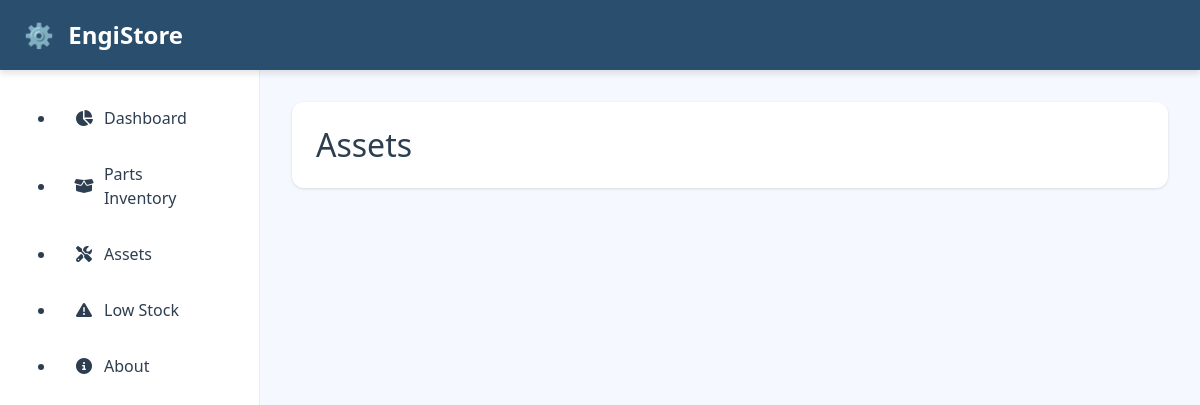
The app's page /assets/, older data.
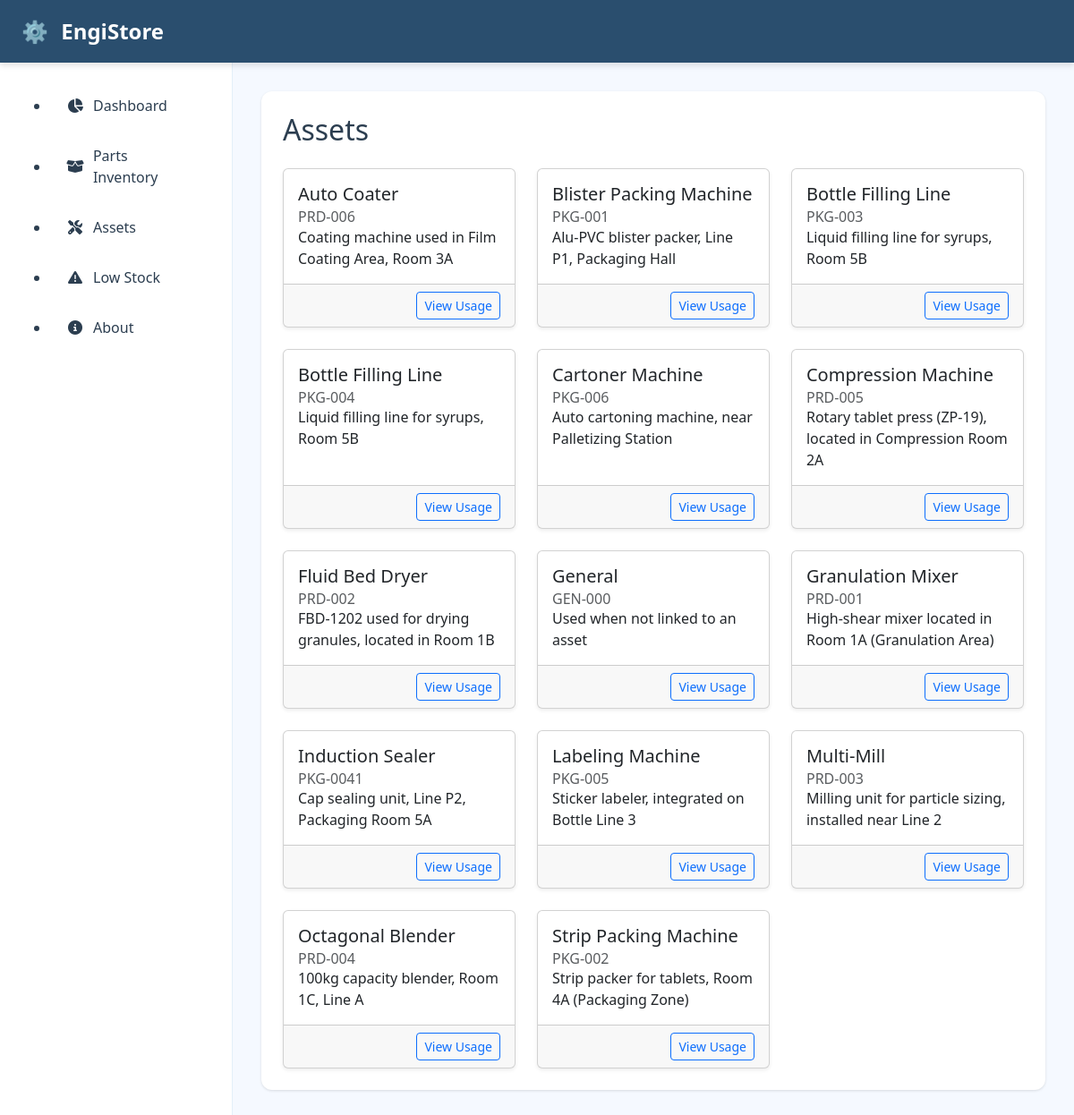
The same page, newer data.
### assets/models.py (models this page shows, shortened)
class Asset(models.Model):
    name = models.CharField(max_length=200)
    code = models.CharField(max_length=100, unique=True)
    description = models.TextField(blank=True)

### assets/views.py (the view)
# urls.py: path('', views.asset_list, name='asset_list'),
def asset_list(request):
    assets = Asset.objects.all().order_by('name')
    return render(request, 'assets/asset_list.html', {
        'assets': assets
    })

### engistore/context_processors.py (called while the page is built)
def global_debug(request):
    return {
        'debug': settings.DEBUG,
    }

### templates/assets/asset_list.html
{% extends 'base.html' %}
{% block content %}
<h2 class="mb-4">Assets</h2>
<div class="row row-cols-1 row-cols-md-2 row-cols-lg-3 g-4">
  {% for asset in assets %}
    <div class="col">
      <div class="card h-100 shadow-sm">
        <div class="card-body">
          <h5 class="card-title">{{ asset.name }}</h5>
          <h6 class="card-subtitle text-muted">
            {{ asset.code }}
          </h6>
          <p class="card-text">
            {{ asset.description|default:"No description." }}
          </p>
        </div>
        <div class="card-footer text-end">
          <a href="{{ asset.id }}/"
             class="btn btn-sm btn-outline-primary">
            View Usage
          </a>
        </div>
      </div>
    </div>
  {% endfor %}
</div>
{% endblock %}

### templates/base.html (shortened to what this page needs)
{% load static %}
<!DOCTYPE html>
<html lang="en">
<head>
  <link href="https://cdn.jsdelivr.net/npm/bootstrap@5.3.3/dist/css/bootstrap.min.css" rel="stylesheet">
  <link rel="stylesheet" href="https://cdnjs.cloudflare.com/ajax/libs/font-awesome/6.4.0/css/all.min.css">
  <link rel="stylesheet" href="{% static 'styles.css' %}">
</head>
<body class="dashboard-layout">
  <div class="container-fluid g-0">
    <nav class="top-navbar px-4" aria-label="Main navigation">
      <div class="d-flex justify-content-between align-items-center h-100">
        <a href="{% url 'dashboard' %}" class="brand-logo">
          <span class="logo-icon">⚙️</span> EngiStore
        </a>
      </div>
    </nav>
    <div class="dashboard-wrapper">
      <aside class="dashboard-sidebar">
        <nav class="sidebar-nav">
          <ul class="nav-list">
            <li><a href="{% url 'dashboard' %}" class="nav-link"><i class="fas fa-chart-pie me-2"></i>Dashboard</a></li>
            <li><a href="{% url 'part_list' %}" class="nav-link"><i class="fas fa-box-open me-2"></i>Parts Inventory</a></li>
            <li><a href="{% url 'asset_list' %}" class="nav-link"><i class="fas fa-tools me-2"></i>Assets</a></li>
            <li><a href="{% url 'part_list' %}?low_stock=1" class="nav-link"><i class="fas fa-exclamation-triangle me-2"></i>Low Stock</a></li>
            <li><a href="{% url 'about' %}" class="nav-link"><i class="fas fa-info-circle me-2"></i>About</a></li>
          </ul>
        </nav>
      </aside>
      <main class="dashboard-content">
        <div class="content-container p-4">
          {% block content %}{% endblock %}
        </div>
      </main>
    </div>
</body>
</html>

### static/styles.css (style rules this page uses)
:root { --primary-blue: #2A4E6E; --secondary-blue: #3A6B95; --accent-blue: #4D8FCE; --light-bg: #F5F9FF; --dark-text: #2C3E50; --sidebar-width: 260px; --topbar-height: 70px; --border-radius: 12px; --shadow-sm: 0 1px 3px rgba(0, 0, 0, 0.12); --shadow-md: 0 4px 6px rgba(0, 0, 0, 0.1); --danger-red: #dc3545; --success-green: #28a745; --warning-yellow: #ffc107; }
body.dashboard-layout { background-color: var(--light-bg); color: var(--dark-text); min-height: 100vh; font-family: 'Segoe UI', system-ui, sans-serif; }
.top-navbar { height: var(--topbar-height); background: var(--primary-blue); box-shadow: var(--shadow-md); position: fixed; top: 0; left: 0; right: 0; z-index: 1000; }
.brand-logo { text-decoration: none; font-weight: 700; font-size: 1.5rem; color: white; transition: opacity 0.2s; }
.logo-icon { margin-right: 8px; }
.dashboard-sidebar { width: var(--sidebar-width); position: fixed; top: var(--topbar-height); bottom: 0; left: 0; background: white; border-right: 1px solid #E3EFF9; padding: 1.5rem; overflow-y: auto; z-index: 900; }
.sidebar-nav .nav-link { padding: 0.75rem 1rem; border-radius: var(--border-radius); color: var(--dark-text); text-decoration: none; display: flex; align-items: center; margin-bottom: 0.5rem; transition: all 0.2s; }
.sidebar-nav .nav-link i { width: 24px; text-align: center; }
.dashboard-content { margin-left: var(--sidebar-width); margin-top: var(--topbar-height); padding: 2rem; min-height: calc(100vh - var(--topbar-height)); }
.content-container { background: white; border-radius: var(--border-radius); box-shadow: var(--shadow-sm); min-height: 100%; }

Row changes from the older to the newer data that the page shows:
added Asset: name "Auto Coater", code "PRD-006", description "Coating machine used in Film Coating Area, Room 3A"
added Asset: name "Blister Packing Machine", code "PKG-001", description "Alu-PVC blister packer, Line P1, Packaging Hall"
added Asset: name "Bottle Filling Line", code "PKG-003", description "Liquid filling line for syrups, Room 5B"
added Asset: name "Bottle Filling Line", code "PKG-004", description "Liquid filling line for syrups, Room 5B"
added Asset: name "Cartoner Machine", code "PKG-006", description "Auto cartoning machine, near Palletizing Station"
added Asset: name "Compression Machine", code "PRD-005", description "Rotary tablet press (ZP-19), located in Compression Room 2A"
added Asset: name "Fluid Bed Dryer", code "PRD-002", description "FBD-1202 used for drying granules, located in Room 1B"
added Asset: name "General", code "GEN-000", description "Used when not linked to an asset"
added Asset: name "Granulation Mixer", code "PRD-001", description "High-shear mixer located in Room 1A (Granulation Area)"
added Asset: name "Induction Sealer", code "PKG-0041", description "Cap sealing unit, Line P2, Packaging Room 5A"
added Asset: name "Labeling Machine", code "PKG-005", description "Sticker labeler, integrated on Bottle Line 3"
added Asset: name "Multi-Mill", code "PRD-003", description "Milling unit for particle sizing, installed near Line 2"
added Asset: name "Octagonal Blender", code "PRD-004", description "100kg capacity blender, Room 1C, Line A"
added Asset: name "Strip Packing Machine", code "PKG-002", description "Strip packer for tablets, Room 4A (Packaging Zone)"
